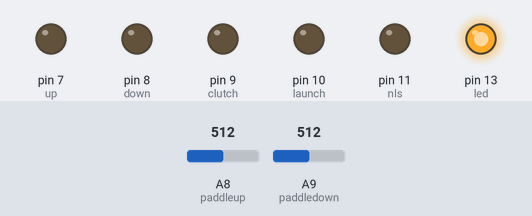
Simulated run of this sketch. Board: Teensy 3. Shown: output pins drawn as LEDs (lit = HIGH). The test bench sets the inputs (shaded band); at power-on: A9 (paddledown) = 512, A8 (paddleup) = 512. What the sketch prints to the serial monitor is not drawn.

Above: at 1.2 s.
1.3 s: A9 (paddledown) set to 110
2.8 s: A9 (paddledown) set to 92
At 3.2 s:
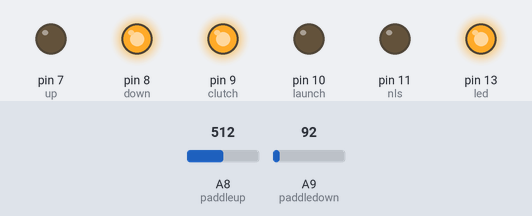
5.8 s: A8 (paddleup) set to 106
8.8 s: A8 (paddleup) set to 91
At 9.01 s:
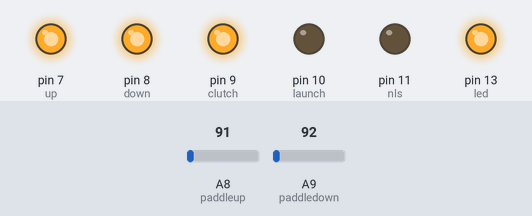
11.8 s: A9 (paddledown) set to 122
At 12.7 s:
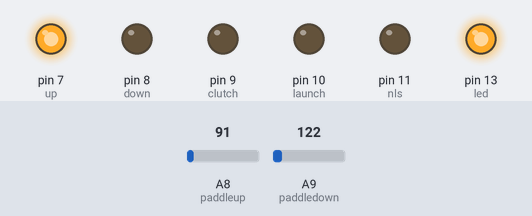
13.3 s: A9 (paddledown) set to 90
At 13.7 s:
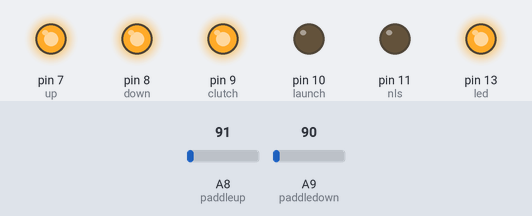
Timing chart, 0 to 16.3 s (numbered marks = the images above; inputs shaded):
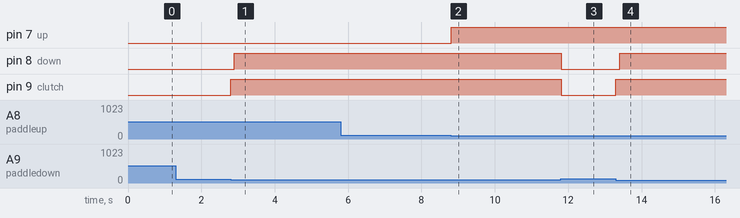

Measured:
- the behaviour switches between 101 and 100 on A9 (paddledown) (found by bisection; images 0 and 1)
- the behaviour switches between 101 and 100 on A8 (paddleup) (found by bisection; images 1 and 2)
- after the input at 2.8 s, pin 8 (down): LOW → HIGH after 0.10 s; pin 9 (clutch): LOW → HIGH at once
- after the input at 8.8 s, pin 7 (up): LOW → HIGH at once
- after the input at 11.8 s, pin 8 (down), pin 9 (clutch): HIGH → LOW at once
- after the input at 13.3 s, pin 8 (down): LOW → HIGH after 0.10 s; pin 9 (clutch): LOW → HIGH at once

The sketch:

Pneumatic_Shifting.ino
```cpp
int led = 13;
int up = 7;
int down = 8;
int clutch = 9;
int launch = 10;
int nls = 11;
int paddleup = 22;
int paddledown = 23;


void setup() {
  // initialize the digital pin as an output.
  Serial.begin(9600);
  pinMode(led, OUTPUT);
  pinMode(up, OUTPUT);
  pinMode(down, OUTPUT);
  pinMode(clutch, OUTPUT);
  pinMode(launch, OUTPUT);
  pinMode(nls, OUTPUT);
  analogRead(paddleup);
  analogRead(paddledown);

}


void loop() {


  digitalWrite(led, HIGH);
  int UpValue = analogRead(paddleup);
  // print out the value you read:
  Serial.println(UpValue);
  int DownValue = analogRead(paddledown);
  // print out the value you read:
  Serial.println(DownValue);


  if (UpValue <= 100) {

    digitalWrite(up, HIGH );
    //digitalWrite(nls, HIGH );
  }
  else{

    digitalWrite(up, LOW  );
    //digitalWrite(nls, LOW );

  }

  if (DownValue <= 100) {
    digitalWrite(clutch, HIGH);
    delay(100);
    digitalWrite(down, HIGH );
    delay(100);
    digitalWrite(clutch, LOW);
  }
  else{

    digitalWrite(down, LOW  );
  }


}
```
